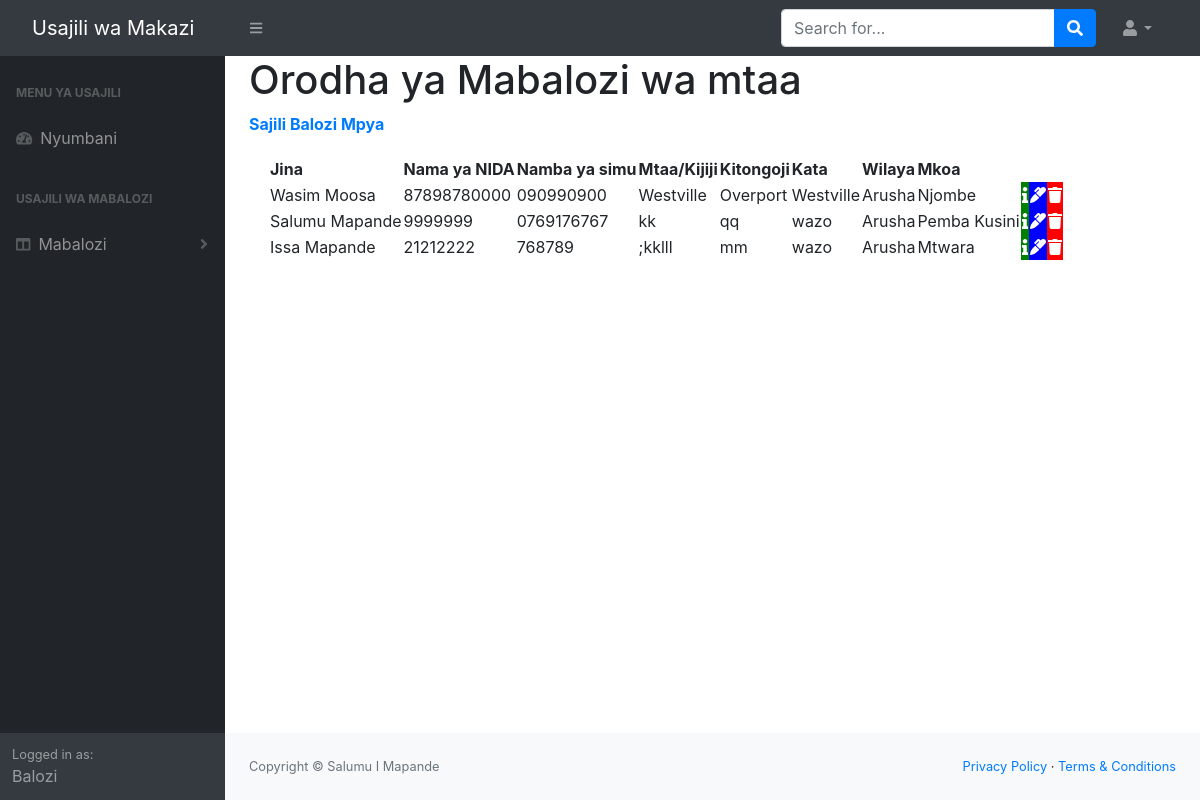
The app's page /balozi, older data.
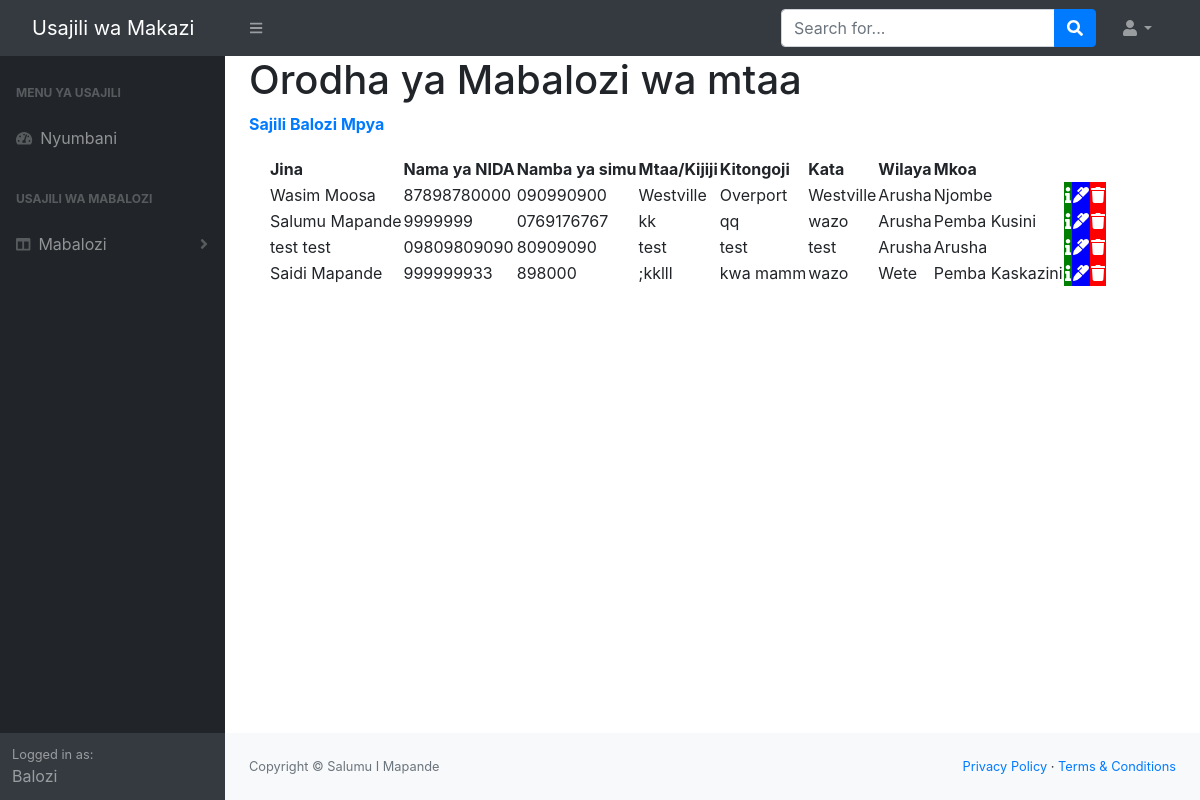
The same page, newer data.
### baloziapp/models.py (models this page shows)
class Balozi(db.Model):
    __tablename__ = 'balozi'
    id = db.Column(db.Integer(), primary_key=True)
    name = db.Column(db.String(length=50), nullable = False)
    surname = db.Column(db.String(length=50), nullable = False)
    nida = db.Column(db.String(length=30), nullable =False)
    street = db.Column(db.String(length=50), nullable = False)
    neighborhood = db.Column(db.String(length=50), nullable = False)#kitongoji
    county =  db.Column(db.String(length=50), nullable=False) #kata
    district_id = db.Column(db.Integer(), db.ForeignKey('district.id'))#wilaya
    district = db.Column(db.String(), nullable=False)
    region_id = db.Column(db.Integer(), db.ForeignKey('region.id'))#Mkoa
    region = db.Column(db.String(length=50), nullable=False)
    phonenumber = db.Column(db.String(length=15), nullable = True)

class District(db.Model):
    __tablename__ = 'district'
    id = db.Column(db.Integer(), primary_key=True)
    districtname = db.Column(db.String(length=50), nullable = False)
    region_id = db.Column(db.Integer(), db.ForeignKey('region.id'))

class Region(db.Model):
    __tablename__ = 'region'
    id = db.Column(db.Integer(), primary_key=True)
    regionname = db.Column(db.String(length=50), nullable = False)

### baloziapp/routes.py (the view)
@app.route('/balozi')
def balozi_page():
     results = db.session.query(Balozi, District, Region).filter(Balozi.district_id==District.id, Balozi.region_id == Region.id).add_columns(Balozi.id, Balozi.name,Balozi.surname,Balozi.nida,Balozi.phonenumber, Balozi.street, Balozi.neighborhood ,Balozi.county, District.id, District.districtname, Region.id, Region.regionname)
     return render_template('balozi.html', results = results)

### baloziapp/templates/balozi.html (shortened to what this page needs)
{% extends 'base.html' %}
{% block content %}
<div class="content-heading"><h1>Orodha ya Mabalozi wa mtaa</h1></div>
<a class="content-heading" href="{{ url_for('create_balozi_page') }}" style="text-decoration: none;"><b>Sajili Balozi Mpya</b></a>
<div class="card-body">
    <table id="datatablesSimple">
        <thead>
            <tr>
                <th>Jina </th>
                <th>Nama ya NIDA</th>
                <th>Namba ya simu</th>
                <th>Mtaa/Kijiji</th>
                <th>Kitongoji</th>
                <th>Kata</th>
                <th>Wilaya</th>
                <th>Mkoa</th>
                <th></th>
                <th></th>
                <th></th>
            </tr>
        </thead>
        <tbody>
            {% for result in results %}
            <tr>
                <td>{{ result.name +' '+ result.surname }}</td>
                <td>{{ result.nida }}</td>
                <td>{{ result.phonenumber }}</td>
                <td>{{ result.street }}</td>
                <td>{{ result.neighborhood }}</td>
                <td>{{ result.county }}</td>
                <td>{{ result.districtname }}</td>
                <td>{{ result.regionname }}</td>
                <td style="background-color: green;"><a href="/balozi_details/{{ result.Balozi.id }}" ><span class="fa fa-info" style="font-size: 16px; color: white;" data-bs-toggle="tooltip" data-bs-placement="top" title="Taarifa"></span></a> </td>
                <td style="background-color: blue;"><a href="/update_balozi/{{ result.Balozi.id }}"> <span class="fa fa-marker" style='font-size:16px;color:white;' color="&#xf044;" data-bs-toggle="tooltip" data-bs-placement="top" title="Badili"></span></a> </td>
                <td style="background-color: red;"><a href="/confirm_delete/{{ result.Balozi.id }}"> <span class="fa fa-trash" style='font-size:16px;color:white;' data-bs-toggle="tooltip" data-bs-placement="top" title="Futa"></span></a> </td>
            </tr>
            {% endfor %}
        </tbody>
    </table>
 </div>
{% endblock %}

### baloziapp/templates/base.html (shortened to what this page needs)
<!DOCTYPE html>
<html lang="en">
    <head>
        <link href="{{url_for('static', filename='css/styles.css')}}" rel="stylesheet" />
        <link rel="stylesheet" href="//code.jquery.com/ui/1.13.0/themes/base/jquery-ui.css">
        <link rel="stylesheet" href="https://maxcdn.bootstrapcdn.com/bootstrap/4.0.0-beta/css/bootstrap.min.css">
    </head>
    <body>
        <nav class="sb-topnav navbar navbar-expand navbar-dark bg-dark">
            <a class="navbar-brand ps-3" href="index.html">Usajili wa Makazi</a>
            <button class="btn btn-link btn-sm order-1 order-lg-0 me-4 me-lg-0" id="sidebarToggle" href="#!"><i class="fas fa-bars"></i></button>
            <form class="d-none d-md-inline-block form-inline ms-auto me-0 me-md-3 my-2 my-md-0">
                <div class="input-group">
                    <input class="form-control" type="text" placeholder="Search for..." aria-label="Search for..." aria-describedby="btnNavbarSearch" />
                    <button class="btn btn-primary" id="btnNavbarSearch" type="button"><i class="fas fa-search"></i></button>
                </div>
            </form>
            <ul class="navbar-nav ms-auto ms-md-0 me-3 me-lg-4">
                <li class="nav-item dropdown">
                    <a class="nav-link dropdown-toggle" id="navbarDropdown" href="#" role="button" data-bs-toggle="dropdown" aria-expanded="false"><i class="fas fa-user fa-fw"></i></a>
                </li>
            </ul>
        </nav>
        <div id="layoutSidenav">
            <div id="layoutSidenav_nav">
                <nav class="sb-sidenav accordion sb-sidenav-dark" id="sidenavAccordion">
                    <div class="sb-sidenav-menu">
                        <div class="nav">
                            <div class="sb-sidenav-menu-heading">Menu ya Usajili</div>
                            <a class="nav-link" href="{{url_for('home_page')}}">
                                <div class="sb-nav-link-icon"><i class="fas fa-tachometer-alt"></i></div>
                                Nyumbani
                            </a>
                            <div class="sb-sidenav-menu-heading">Usajili wa Mabalozi</div>
                            <a class="nav-link collapsed" href="#" data-bs-toggle="collapse" data-bs-target="#collapseLayouts" aria-expanded="false" aria-controls="collapseLayouts">
                                <div class="sb-nav-link-icon"><i class="fas fa-columns"></i></div>
                                Mabalozi
                                <div class="sb-sidenav-collapse-arrow"><i class="fas fa-angle-down"></i></div>
                            </a>
                        </div>
                    </div>
                    <div class="sb-sidenav-footer">
                        <div class="small">Logged in as:</div>
                        Balozi
                    </div>
                </nav>
            </div>
            <div id="layoutSidenav_content">
                <main>
                    <div class="container-fluid px-4">
                        {% block content %}
                        {% endblock%}
                    </div>
                </main>
                <footer class="py-4 bg-light mt-auto">
                    <div class="container-fluid px-4">
                        <div class="d-flex align-items-center justify-content-between small">
                            <div class="text-muted">Copyright &copy; Salumu I Mapande</div>
                            <div>
                                <a href="#">Privacy Policy</a>
                                &middot;
                                <a href="#">Terms &amp; Conditions</a>
                            </div>
                        </div>
                    </div>
                </footer>
            </div>
        </div>
    </body>
</html>

Row changes from the older to the newer data that the page shows:
changed Balozi: name+surname "Issa Mapande" → "test test"; nida "21212222" → "09809809090"; phonenumber "768789" → "80909090"; street ";kklll" → "test"; neighborhood "mm" → "test"; county "wazo" → "test"; regionname "Mtwara" → "Arusha"
added Balozi: name+surname "Saidi Mapande", nida "999999933", phonenumber "898000", street ";kklll", neighborhood "kwa mamm", county "wazo", districtname "Wete", regionname "Pemba Kaskazini"
